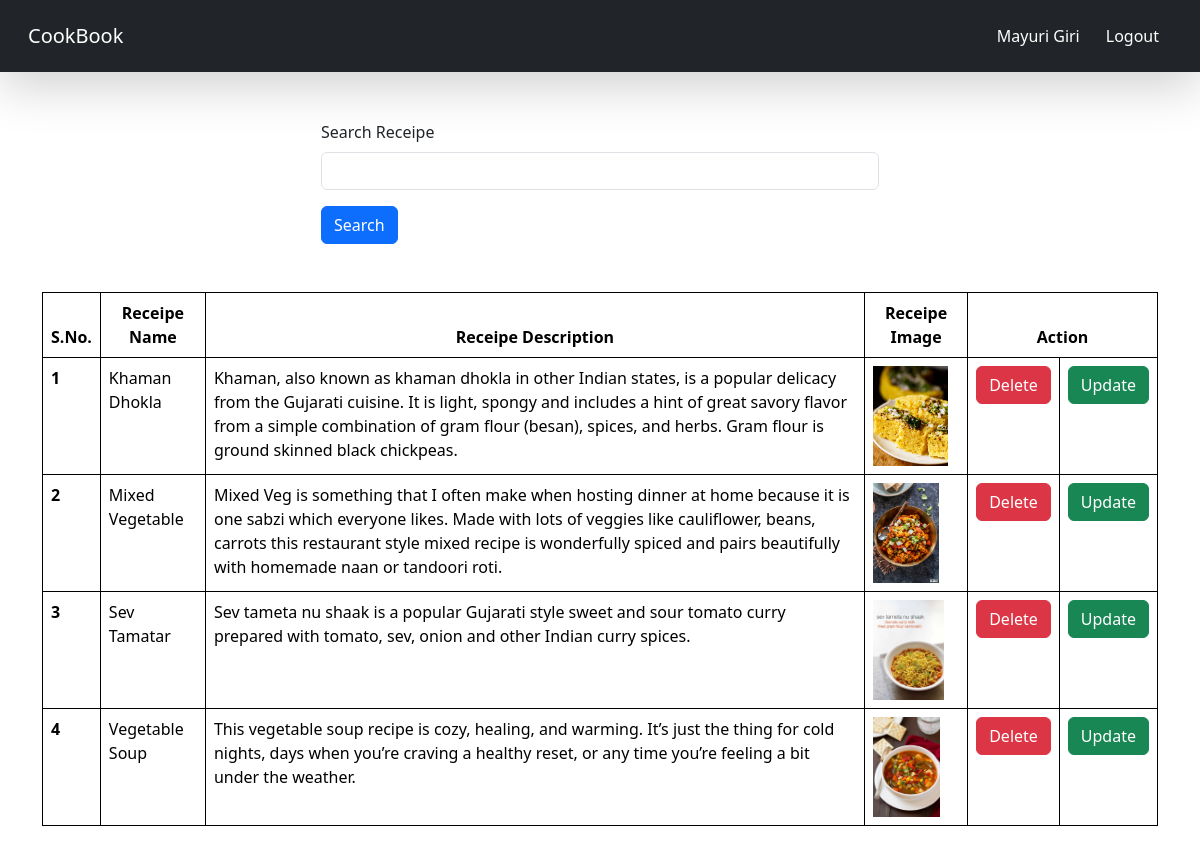
Screenshot of /show_receipes/ (signed in) with the database file from the repository.
### vege/models.py (models this page shows)
class Receipe(models.Model):
    user = models.ForeignKey(User, on_delete=models.SET_NULL, null = True, blank = True)
    receipe_name = models.CharField(max_length=100)
    receipe_description = models.TextField()
    receipe_image = models.ImageField(upload_to="receipe")
    receipe_view_count = models.IntegerField(default=1)

### vege/views.py (the view)
# urls.py: path('show_receipes/', show_receipes, name='show_receipes'),
@login_required(login_url="/login/")
def show_receipes(request):
    queryset = Receipe.objects.all()
    if request.GET.get('search_receipe'):
        queryset = queryset.filter(receipe_name__icontains = request.GET.get('search_receipe'))
    return render(request, "show_receipes.html", context={'page' : 'Show Receipes','receipes' : queryset})

### vege/templates/show_receipes.html
{% extends "base.html" %}
{% block start %}
<div class="container mt-5">
    <div class="mt-5">
        <div class="mx-auto col-6">
            <form>
                <div class="mb-3">
                    <label for="SearchReceipe" class="form-label">Search Receipe</label>
                    <input type="text" name="search_receipe" class="form-control">
                </div>
                <button type="submit" class="btn btn-primary">Search</button>
            </form>
        </div>
    </div>
    <table class="table mt-5">
        <thead>
            <tr style="text-align:center;">
                <th scope="col">S.No.</th>
                <th scope="col">Receipe Name</th>
                <th scope="col" >Receipe Description</th>
                <th scope="col">Receipe Image</th>
                <th scope="col" colspan="2">Action</th>
            </tr>
        </thead>
        <tbody>
            {% for receipe in receipes %}
            <tr>
                <th scope="row">{{forloop.counter}}</th>
                <td>{{receipe.receipe_name}}</td>
                <td>{{receipe.receipe_description}}</td>
                <td>
                    <img src="/media/{{receipe.receipe_image}}" style="height: 100px;">
                </td>
                <td><a href="/delete_receipe/{{receipe.id}}" class="btn btn-danger">Delete</a></td>
                <td><a href="/update_receipe/{{receipe.id}}" class="btn btn-success">Update</a></td>
            </tr>
            {% endfor %}
        </tbody>
    </table>
</div>
{% endblock %}

### home/templates/base.html (shortened to what this page needs)
<!DOCTYPE html>
<html lang="en">
<head>
    <link href="https://cdn.jsdelivr.net/npm/bootstrap@5.3.2/dist/css/bootstrap.min.css" rel="stylesheet">
</head>
<body>
    <nav class="navbar p-3 bg-dark shadow-lg">
      <div class="container-fluid">
        <a class="navbar-brand" style="color: white;">CookBook</a>
        <form class="d-flex" role="search">
          {% if request.user.is_authenticated %}
            <a class="btn btn-dark" style="color: white;">
              {{request.user.first_name}}
              {{request.user.last_name}}
            </a>
            <a href="/logout/" class="btn btn-dark" type="submit">Logout</a>
          {% else %}
            <div>
              <a href="/register/" class="btn btn-dark" type="submit">Register</a>
              <a href="/login/" class="btn btn-dark" type="submit">Login</a>
            </div>
          {% endif %}
        </form>
      </div>
    </nav>
    {% block start %}
    {% endblock %}
</body>
</html>

### home/templates/base.html (style rules this page uses)
table, th, td { border:1px solid black; }

### rows the page displays
Receipe: receipe_name "Khaman Dhokla", receipe_description "Khaman, also known as khaman dhokla in other Indian states, is a popular delicacy from the Gujarati cuisine. It is light, spongy and includes a hint of great savory flavor from a simple combination of gram flour (besan), spices, and herbs. Gram flour is ground skinned black chickpeas.", receipe_image (picture)
Receipe: receipe_name "Mixed Vegetable", receipe_description "Mixed Veg is something that I often make when hosting dinner at home because it is one sabzi which everyone likes. Made with lots of veggies like cauliflower, beans, carrots this restaurant style mixed recipe is wonderfully spiced and pairs beautifully with homemade naan or tandoori roti.", receipe_image (picture)
Receipe: receipe_name "Sev Tamatar", receipe_description "Sev tameta nu shaak is a popular Gujarati style sweet and sour tomato curry prepared with tomato, sev, onion and other Indian curry spices.", receipe_image (picture)
Receipe: receipe_name "Vegetable Soup", receipe_description "This vegetable soup recipe is cozy, healing, and warming. It’s just the thing for cold nights, days when you’re craving a healthy reset, or any time you’re feeling a bit under the weather.", receipe_image (picture)

### other values shown
{{ request.user.first_name }} "Mayuri"
{{ request.user.last_name }} "Giri"
